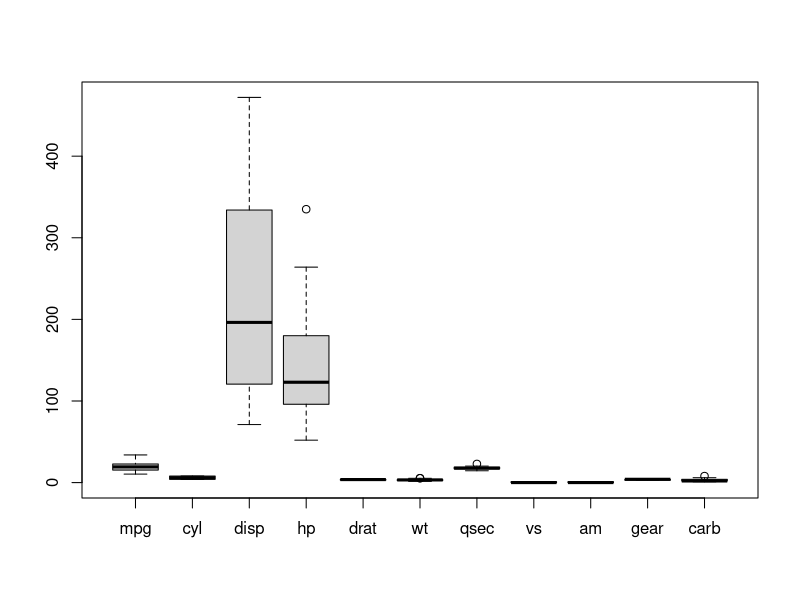
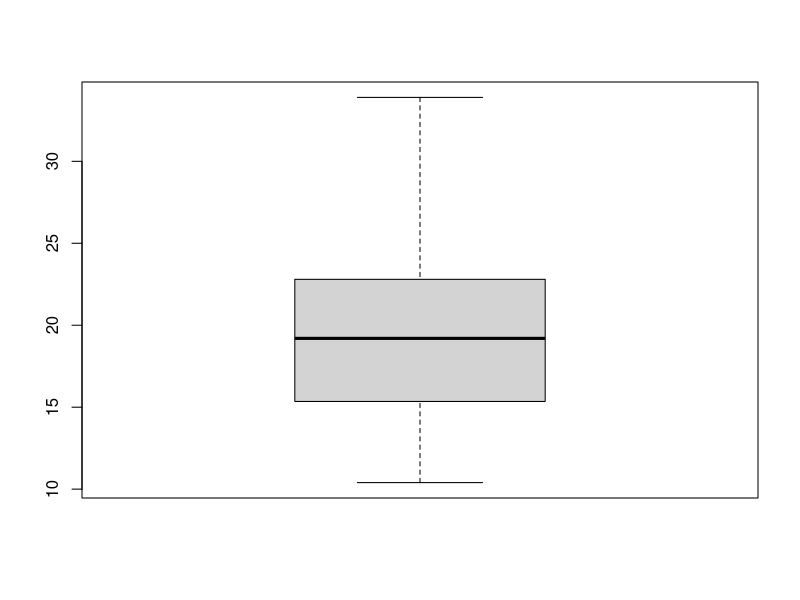
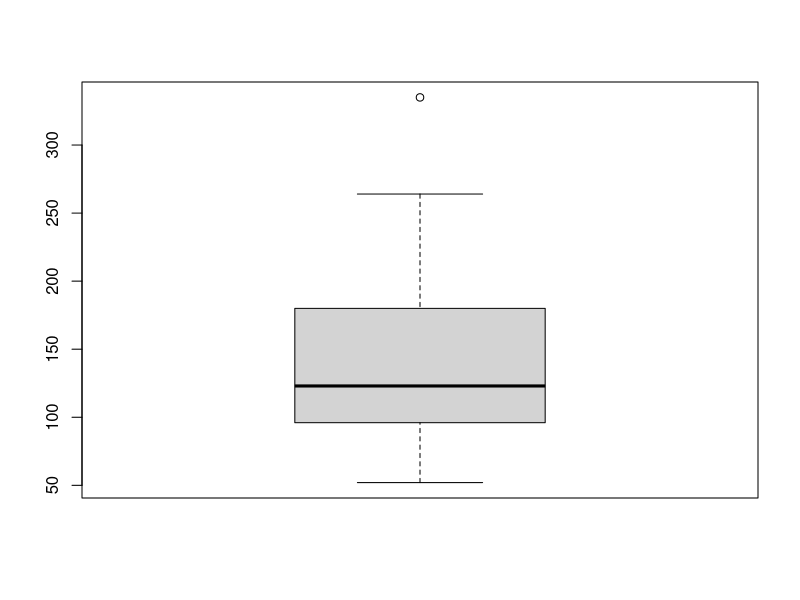
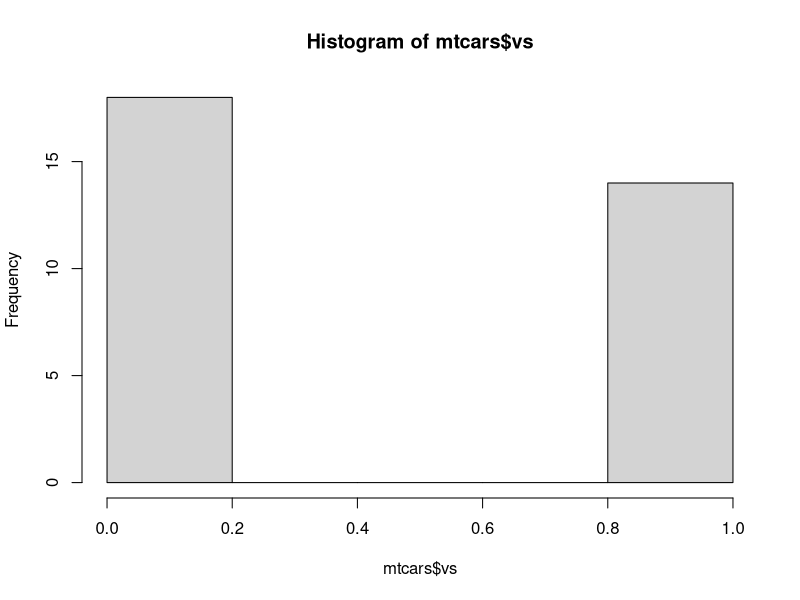
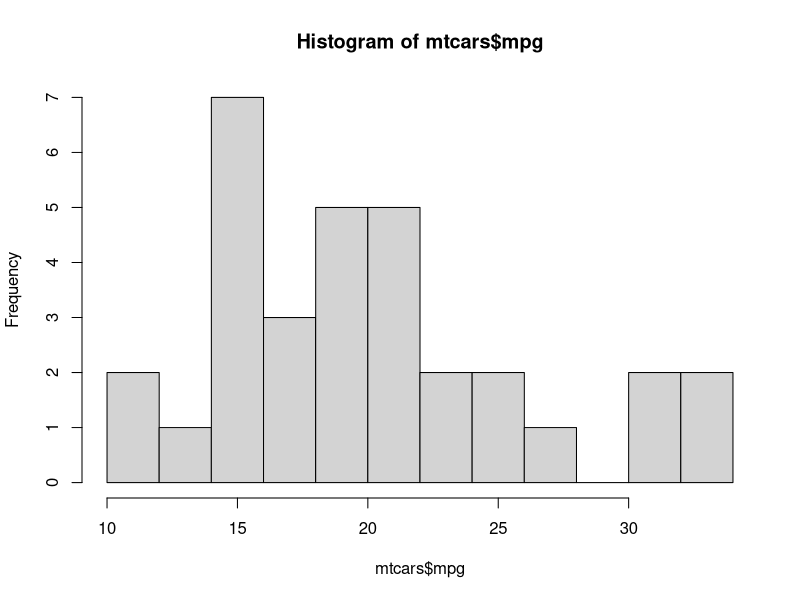
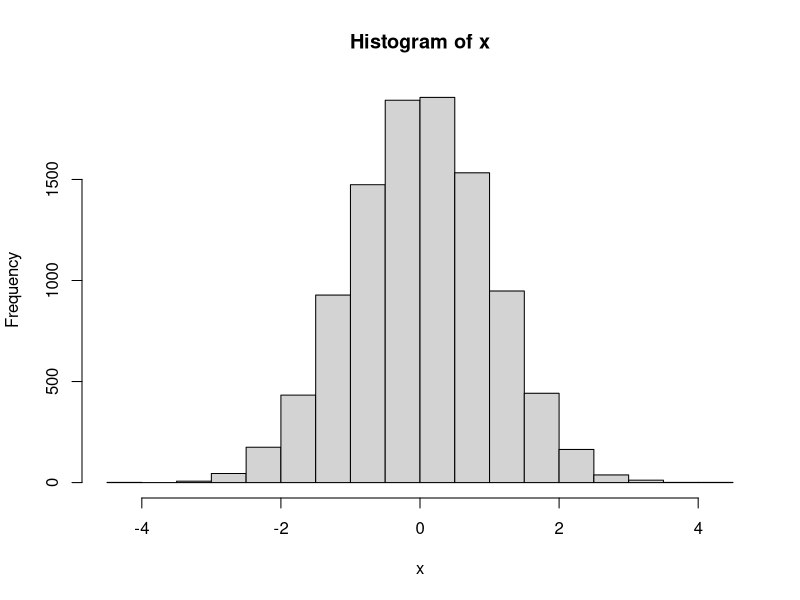
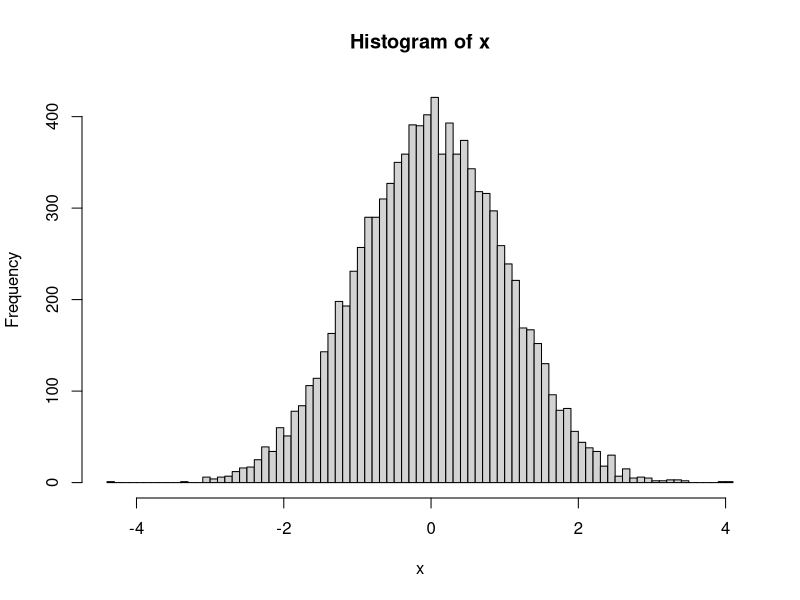

Write the R code that produced these figures, in order.
#' ---
#' title: "UNIVARIATE STATISTICS TERMINOLOGIES"
#' author: "Executed by Neha More"
#' date: "Nov 3rd, 2017"
#' ---



##---------------------------------------------------------
##------------------------------------------------------------
#'lets load dataset mtcars
data("mtcars")
View(mtcars)

#---------------
#'various functions are as follows:
mean(mtcars$mpg)
median(mtcars$mpg)
min(mtcars$mpg)
max(mtcars$mpg)
var(mtcars$mpg)
sd(mtcars$mpg)
IQR(mtcars$mpg)

summary(mtcars)
#--------------------------------
s=summary(mtcars$mpg)
class(s)
names(s)

s["Max."] #to access the value
s["1st Qu."]
#-------------------------------
ss=summary(mtcars)
class(ss)
names(ss)

#----------
#'how to access value of data in ss
ss[1,2] #1st row n 2nd col:cyl column min data
ss[5,6] #5th row n 6th col

#-------------------------------------
library(psych)
describe(mtcars) #gives detailed measurments of all column variables.
#'kurtosis is measure of peakness.
#-----------------------------------
#'store it in object
sss=describe(mtcars)
class(sss)  #class will be DF wic was table earlier
View(sss)
View(ss) #note the difference.earlier "ss" was a table .This "sss" is a DF
#------------------
#'accessing values within df
rownames(sss)
colnames(sss)

sss["gear","max"] #gear is row n max is col

sss[c("gear","mpg","wt"),c("max","sd","skew")] #multiple elemetns access

#--------------------------------------------------------------------------
#'boxplot is made as follows:
#+ fig.width=10, fig.height=7
boxplot(mtcars)
boxplot(mtcars$mpg)
boxplot(mtcars$hp)

#'plotting histogram:

hist(mtcars$vs)
hist(mtcars$mpg,breaks=10) #do not use breaks if data is less

#'lets generate random normal distributuion data set.
x=rnorm(10000) 
hist(x)
hist(x,breaks=100)

##-------------------------------------------------------------------
#'**lets do how to summarise categorical data...
#'using frequencies.**
library(vcd)
library(grid)
data("Arthritis")
View(Arthritis)
#------------------
#'lets Summarise it
summary(Arthritis)

describe(Arthritis)
tab=table(Arthritis$Improved)
tab
#--------------------------
#'prop.table converts into proportion ie percentages
t=round(prop.table(tab)*100,2)
t
round(t,2) #rounds into two decimals
t
#----------------------------------------------
#'lets create more dimension table ie cross tables
tab=table(Arthritis$Improved,Arthritis$Sex)
tab
class(Arthritis) #its a df
#'another way to create cross table is xtabs
xtabs(~Improved+Sex,data=Arthritis)
xtabs(~Improved+Treatment+Sex,data=Arthritis)

##------------------------------------------------
#'the diff is just the syntax btw xtabs ntable function.o/p is the same.
#'
#'**lets create a two way table btw treatemnt and improved for further analysis.**
tab=table(Arthritis$Treatment,Arthritis$Improved)
tab
#'**output:we can say that pllacebo recved patients had no improvmnet & treated patients had marked improvmtn.**
#'but instead of values lets convert into percentages. by using prop.table
round(prop.table(tab)*100,2)
#'NOTE:but this percentage is overall.ie 34% is outof 84 entries n not out of people who received placebo.
#'i need % across placebo sum n across treatemnt sum
#'hence i write 1 for first value ie treatment n 2 across improvemnt.
final=round(prop.table(tab,1)*100,2) #gives percentage across treatment.ie row % will add upto 100%

addmargins(final,2)
#'**CONCLUSION:
#'67% WHO RECEIVED PLACEBO HAD NO IMPROVMNT N 51% WHO WERE TREATED SHOWED IMPROVEMNT.
#'HENCE DOING TREATEMENT  IS BETTER THAN PLACEBO.**


final1=round(prop.table(tab,2)*100,2) #Gives % across improved.ie columns will add upto 100%.
addmargins(final1,1)

##------------------------------------------------------
#'how to collapse table
tab
margin.table(tab) #collapses the table n says it has 84 observations ie rows
margin.table(tab,1)
margin.table(tab,2)
##-----------------------------------------------------------------------
#'add margins
tab=table(Arthritis$Treatment,Arthritis$Improved)
tab
addmargins(tab)
addmargins(tab,1) #nos.across treatment are added
addmargins(tab,2) #nos across improved are added.
##------------------------------------------------------------------------

#'lets see a three dimensional example.
tab3=xtabs(~Treatment+Sex+Improved,data=Arthritis)
tab3
ftable(tab3) #displays better way
#=======================
margin.table(tab3)
margin.table(tab3,1)
margin.table(tab3,c(1,3))
margin.table(tab3,c(1,2))
#-------------------------------------
ftable(prop.table(tab3,c(1,3))*100) #gives percentages in dimension of treatemtn n improved.ie.placebo and none will add upto 100%
#also treated and marked will add upto 100%

#---------------------------------------------------
ftable(addmargins(prop.table(tab3,c(1,2)),3)) # 3 is for improved.so improved is summation.
#'**CONCLUSION:
#'59 % of femals who were treated had marked improvemnt
#'90% of males who were on placebo n 50 % who were treated had no improvment
#'hence we can say that the drug has more impact on females dan males.**

#'----------------------------------------------------------------------------------
#------------------------------------------------------------------------------------
#'**e.g of mtcars
#'QUESTION: to tell whether automatic transition results in better mileage of the cars or no.**
data(mtcars)
View(mtcars)
#'lets create cross table of mileage n automation
mycars=mtcars[,c("mpg","am")]
mycars
xtabs(~am+mpg,data=mycars) #bad idea bcz we cannot retrive any information from this.bcz frequency value is extreme less.

mean(mycars$mpg)
#-----------------
#'lets subset data acc to am value 0 & 1
mycars.am.0=mycars[mycars$am==0,]
mycars.am.0
mycars.am.1=mycars[mycars$am==1,]

#'now lets find mean of both wen am =0 n am=1
mean(mycars.am.0$mpg)
mean(mycars.am.1$mpg)
#'**CONCLUSION:hence average mileage is better(mpg) wehn transmision is automatic.(am=1)**

##-----------------------------------------------------------------------------------
#'--------------------------------------------------------------------------------
#'
#'**QUESTION:to check whetehr age impacts the arthritis patients treatement.ie "treated" people.**

myarth=Arthritis[Arthritis$Treatment=="Treated",] #we subset people who were treated in object myarth.

none.improved=myarth[myarth$Improved=="None",] #subsetted none improved
some.improved=myarth[myarth$Improved=="Some",] #subsetted none improved
marked.improved=myarth[myarth$Improved=="Marked",] #subsetted none improved

mean(none.improved$Age)
mean(some.improved$Age)
mean(marked.improved$Age)

#'**CONCLUSION:IT SHOWS THAT WHEN D AGE OF PATIENTS IS ON THE HIGHER SIDE THEN MEDICINE WORKS BETTER.
#'OLDER PEOPLE MEDICINES WORKS BETTER N R TREATED BETTER.
#'BUSSINESS UNDERSTNADING IS THAT OLDER PEOPLE HAVE MAJOR SYMPTOMS HENCE THE RESULT OF TREATMENT IS ALSO MUCH PRONOUNCED ON THEM DEN YOUNGER PEOPLE.**
#'
#'                                             *FINISH*